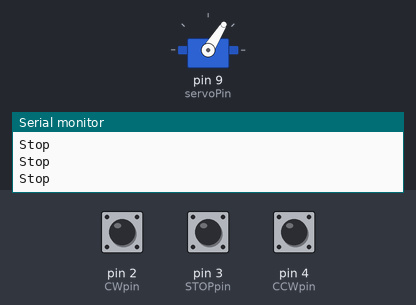
A sketch run on a simulated Arduino Uno, built with avr-gcc and run on an emulated ATmega328P. Parts: servo, the last lines printed to the serial monitor. Inputs (shaded band) come from the test bench; at power-on: pin 2 (CWpin) HIGH, pin 4 (CCWpin) HIGH, pin 3 (STOPpin) HIGH.

Above: at 1.2 s.
1.3 s: pin 2 (CWpin) pulled LOW for 0.15 s
At 1.8 s:
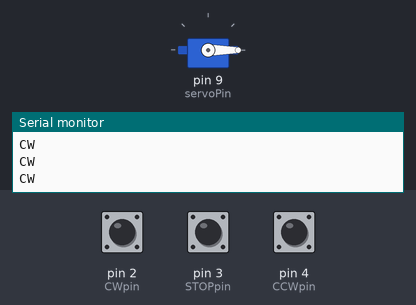
2.9 s: pin 4 (CCWpin) pulled LOW for 0.15 s
At 4.1 s:
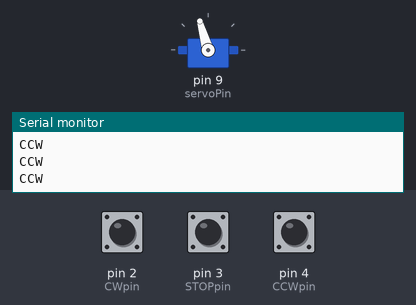
4.5 s: pin 3 (STOPpin) pulled LOW for 0.15 s
At 5.7 s:
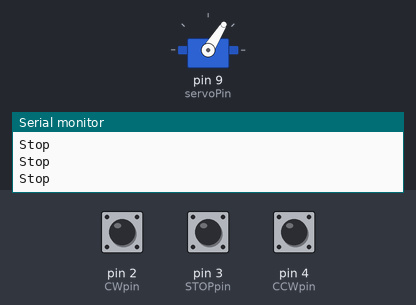
6.1 s: pin 2 (CWpin) pulled LOW for 1 s
At 7.0 s:
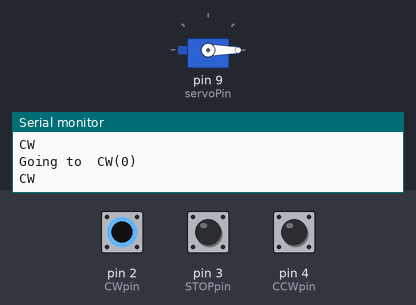
8.6 s: pin 3 (STOPpin) pulled LOW for 1 s
At 9.3 s:
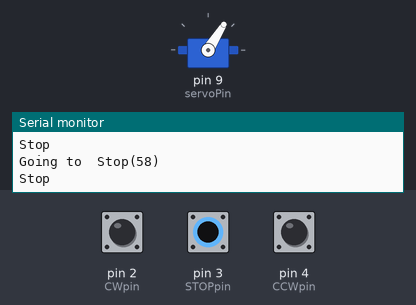
Timing chart, 0 to 11.6 s (numbered marks = the images above; inputs shaded):
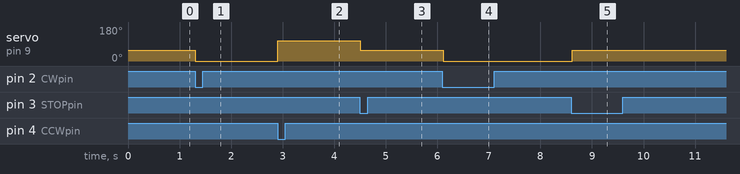

Measured:
- after the input at 1.3 s, servo on pin 9 (servoPin): 58° → 0° at once
- after the input at 2.9 s, servo on pin 9 (servoPin): 0° → 106° at once
- after the input at 4.5 s, servo on pin 9 (servoPin): 106° → 58° at once
- after the input at 6.1 s, servo on pin 9 (servoPin): 58° → 0° at once
- after the input at 8.6 s, servo on pin 9 (servoPin): 0° → 58° at once

The sketch:

360.ino
```cpp
// (licence header left out)
#include <Servo.h>

Servo myservo;  // create servo object to control a servo
// twelve servo objects can be created on most boards

int servoPin = 9;// this pin must be of those with PWM ~


#define STOPpin 3 // push button pin  for STOP
#define CWpin 2 //  push button for CW
#define CCWpin 4 // push button for CCW

int sc[]={106, 58, 0};// servo commands are in order
        //CCW, STOP,CW

String scText[]={"CCW","Stop","CW"};// define texts for 3 action
int statusText;
int CWBS, CCWBS, SBS;
      //CW button status (CWBS)
      //CCW button status (CCWBS)
      //stop button status (SBS)

void setup() {
  Serial.begin(9600);
  pinMode(STOPpin,INPUT_PULLUP);// set pin for push button STOP
  pinMode(CCWpin,INPUT_PULLUP);// set pin for push button CCW
  pinMode(CWpin,INPUT_PULLUP);// set pin for push button CW

  myservo.attach(servoPin);  // attaches the servo on pin 9 to the servo object
  myservo.write(sc[1]);// send STOP command
  statusText=1;// initial value is STOP
}


void loop() {

    CCWBS = digitalRead(CCWpin);// read status of button CCW
    SBS = digitalRead(STOPpin);// read status of button STOP
    CWBS = digitalRead(CWpin);// read status of button CW

    if(CCWBS ==LOW)
    {
      servoCommand(0);
    }else if(SBS ==LOW)
    {
      servoCommand(1);
    }else if(CWBS ==LOW)
    {
      servoCommand(2);
    }

  Serial.println(scText[statusText]);
  delay(50);
}// loop


void servoCommand(int n)
{
   statusText = n;
   myservo.write(sc[n]);
   Serial.print("Going to  ");
   Serial.print(scText[n]);
   Serial.print( "(");
   Serial.print(sc[n]);
   Serial.println(")");
}
```
